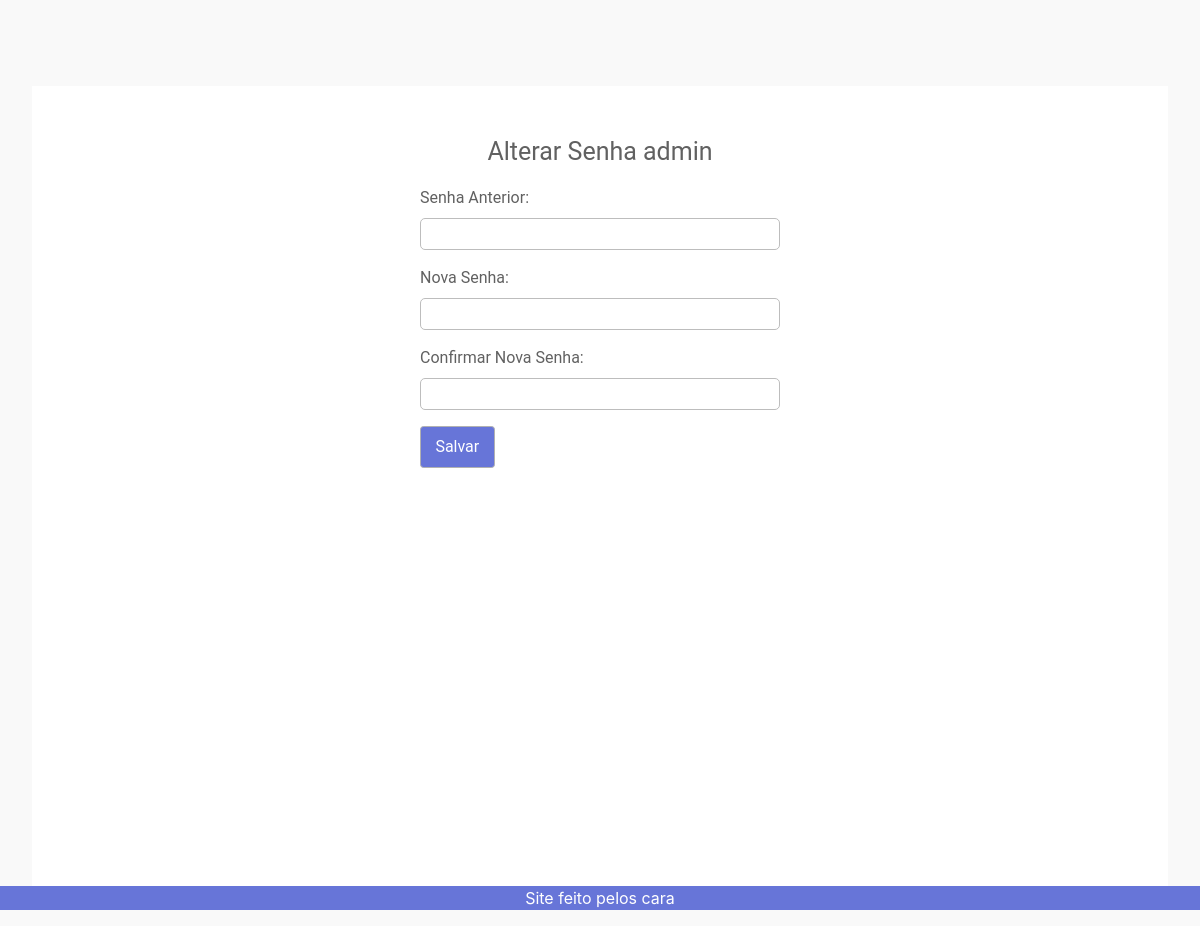
Page /changePasswordPage.php?idUsuario=1 on the earlier database version.
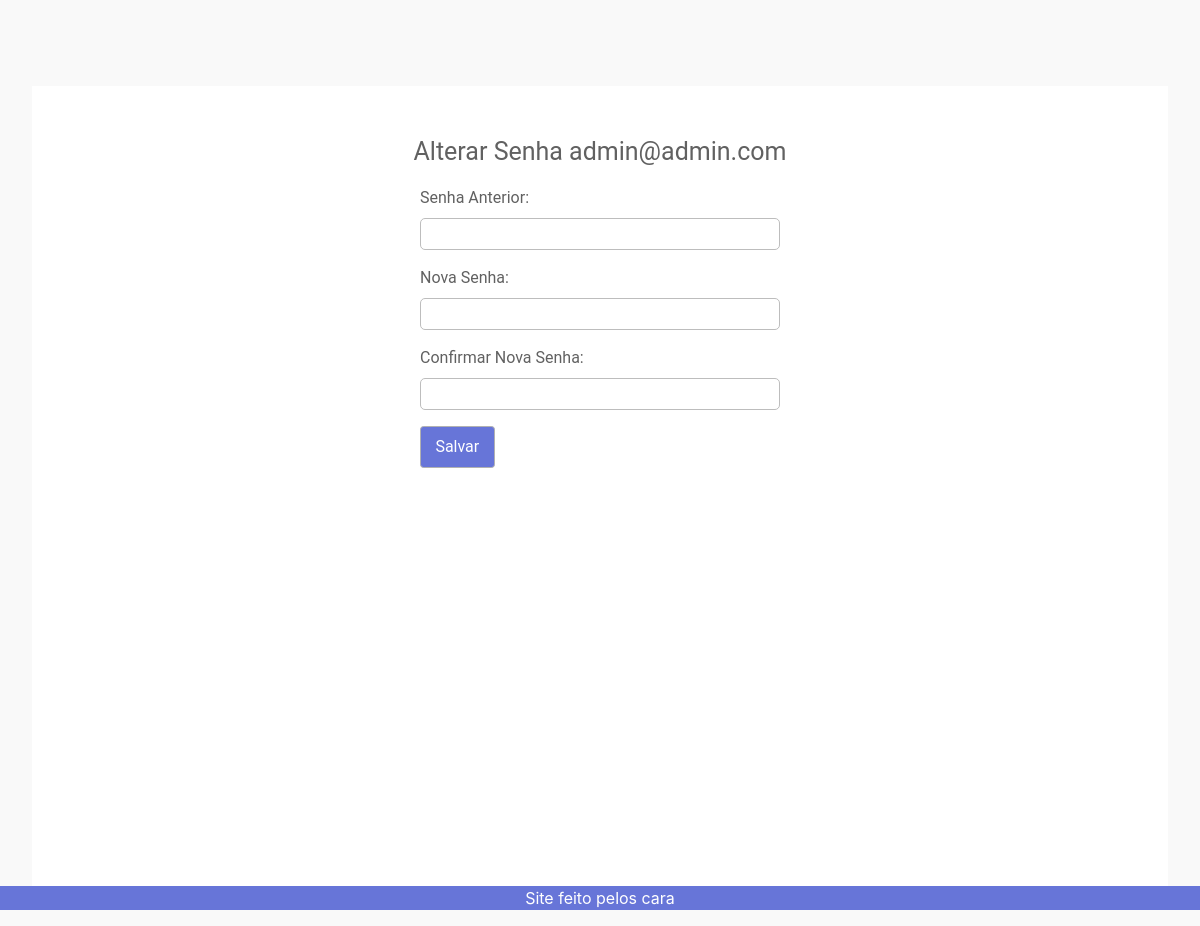
Same page on the later database version.
### tables this page shows
CREATE TABLE Usuario(
	idUsuario INTEGER UNSIGNED AUTO_INCREMENT NOT NULL,
    login VARCHAR(50) NOT NULL,
    senha VARCHAR(150) NOT NULL,
    nome VARCHAR(100) NOT NULL,
    tipoUsuario INTEGER NOT NULL,

    telefone VARCHAR(9),
    cartaoCredito VARCHAR(30) ,
    
	idEndereco INTEGER UNSIGNED,
    
    INDEX(idUsuario),
    PRIMARY KEY(idUsuario),
    CONSTRAINT fk_Endereco FOREIGN KEY (idEndereco) REFERENCES Endereco(idEndereco)
    
);

### DbFactory.php (called while the page is built, shortened)
<?php
include_once('./Model/Usuario.php');
include_once("./Dao/Dao.php");
include_once('./Dao/mysql/MySqlDaoFactory.php');
include_once("Dao/mysql/MySqlDaoFactory.php");
include_once("Dao/Dao.php");
include_once("Model/Usuario.php");
include_once("Dao/mysql/mySqlUsuarioDao.php");
$db = new MySqlDaoFactory();
?>

### Dao/mysql/MySqlDaoFactory.php (called while the page is built, shortened)
<?php
include_once('MySqlUsuarioDao.php');
class MySqlDaoFactory extends DaoFactory
{
    private $host = "localhost";
    private $db = "CorsarioDb";
    private $port = "3306";
    private $user = "root";
    private $password = "";
    public function getConnection()
    {
        $this->connection = NULL;
        $dsn = "mysql:host=" . $this->host  . ";port=" . $this->port . ";dbname=" . $this->db;
        try {
            $this->connection = new PDO($dsn, $this->user, $this->password);
        } catch (PDOException $e) {
            echo "Erro na conexão" . $e->getMessage();
        }
        return $this->connection;
    }
    public function Usuario()
    {
        return new MySqlUsuarioDao($this->getConnection());
    }
}

### Dao/Dao.php (called while the page is built, shortened)
<?php
abstract class Dao{
    public function __construct($connection)
    {
        $this->connection = $connection ;
    }
}

### Dao/mysql/mySqlUsuarioDao.php (called while the page is built, shortened)
<?php
include_once('./Dao/Dao.php');
class MySqlUsuarioDao extends Dao implements DaoUsuario{
    private $table_name = 'Usuario';
    public function getPorCodigo($id){
        $query = "SELECT idUsuario, login, nome, senha, tipoUsuario, telefone, cartaoCredito, idEndereco FROM " . $this->table_name ." WHERE idUsuario = :idUsuario LIMIT 1 OFFSET 0";
        $stmt = $this->connection->prepare($query);
        $stmt->bindParam(":idUsuario", $id);
        $stmt->execute();
        $row = $stmt->fetch(PDO::FETCH_ASSOC);
        $usuario = null;
        if($row)
            $usuario = new Usuario($row['idUsuario'],$row['login'],$row['senha'], $row['nome'], $row['tipoUsuario'], $row['telefone'],$row['cartaoCredito'], $row['idEndereco']);
        return $usuario;
    }
}
?>

### Model/Usuario.php (called while the page is built, shortened)
<?php
class Usuario
{
    private $login;
    public function __construct($id, $login, $password, $name, $tipoUsuario, $telefone, $cartaoCredito, $idEndereco)
    {
        $this->login = $login;
    }
    public function getLogin()
    {
        return $this->login;
    }
}
?>

### changePasswordPage.php (the view, shortened to what this page needs)
<?php
    include_once "Layout/layoutSimpleHeader.php";
    require "DbFactory.php";
?>
<?php
    $idUsuario = $_GET['idUsuario'];
    $User = $db->Usuario()->getPorCodigo($idUsuario);
?>
<div id="loginbBody">
    <span>Alterar Senha <?php echo($User->getLogin())?></span>
    <div id="loginContent">
        <div class="formArea" id="loginFormArea">
            <form>
                <div class="formGroup">
                    <label for="inputOldPassword">Senha Anterior:</label>
                    <input type="password" id="inputOldPassword" name="inputPassword">
                </div>
                <div class="formGroup">
                    <label for="inputNewPassword">Nova Senha:</label>
                    <input type="password" id="inputNewPassword" name="inputPassword">
                </div>
                <div class="formGroup">
                    <label for="inputConfirmNewPassword">Confirmar Nova Senha:</label>
                    <input type="password" id="inputConfirmNewPassword" name="inputConfirmPassword">
                </div>
                <button class="corsBtn btn-purple" type="button" id="btn-new-password">Salvar</button>
            </form>
        </div>
    </div>
</div>
<?php include_once "Layout/layoutFooter.php"; ?>

### Layout/layoutSimpleHeader.php (shortened to what this page needs)
<!DOCTYPE HTML>
<html lang=pt-br>
<head>
    <link rel="stylesheet" href="Content/bootstrap/bootstrap.min.css">
    <link href="Content/fonts/Roboto" rel="stylesheet">
    <link rel="stylesheet" href="Content/css/app.css" />
</head>
<body>
    <div id="appBody">

### Layout/layoutFooter.php
    </div>
	<footer id="appFooter" style="position: absolute; left: 0; right: 0; bottom: 0;">
		<p>Site feito pelos cara</p>
	</footer>
</body>
</html>

### Content/css/app.css (style rules this page uses)
body { margin: 0 !important; background: #f9f9f9; }
#appFooter { align-items: center; }
#appFooter p { width: 100%; text-align: center; bottom: 0 !important; }
#appHeader, #appFooter { background-color: #6775d8; color: #fff !important; }
#appFooter { padding: 0 2rem !important; position: relative !important;; left: 0 !important;; right: 0 !important;; bottom: 0 !important;; }
#appBody { margin: 5.4rem 2rem 0 2rem; padding: 0.9rem; display: block; min-height: 100vh; background: #fff; font-family: 'Roboto', sans-serif; color: #616161; }
#loginbBody { max-width: 33rem; margin: auto; font-family: 'Roboto'; color: #616161; padding: 2rem; }
#loginbBody span { text-align: center; display: block; font-size: 25px; }
#loginbBody label { display: block; }
#loginContent { max-width: 360px; margin: auto; }
.formArea { display: flex; margin-bottom: 20px; }
.formArea form { margin: auto; width: 100%; }
.formArea input { width: 100%; padding: 0.2rem 1rem; }
.formGroup { margin: 1rem 0; }
.formGroup label { margin-bottom: 0.5rem; }
.formGroup input { height: 2rem; border: 0.5px solid #bdbdbd; border-radius: 5px; }
.corsBtn { border: 1px solid #b1b1b1; min-height: 2rem; border-radius: 0.22rem; padding: 0.5rem 0.9rem; cursor: pointer; }
.btn-purple { color: #fff !important; background: #6775d8 !important; }

Differences in the rows shown:
changed usuario: login "admin" → "admin@admin.com"
